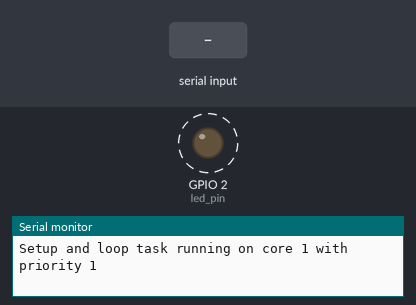
Recording of a sketch running on a simulated ESP32. Shown: output pins drawn as LEDs (lit = HIGH), the last lines printed to the serial monitor. Dashed ring = blinking. The test bench sets the inputs (shaded band).

Above: at 1.75 s.
2.1 s: "5\n" received over Serial
At 3.3 s:
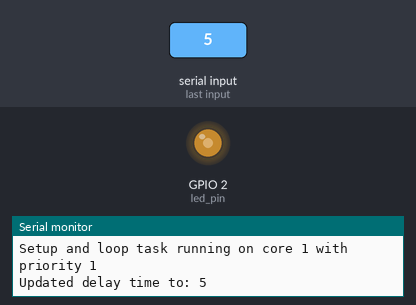
3.7 s: "90,45\n" received over Serial
At 4.2 s:
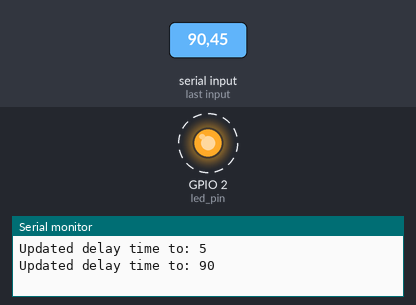
Timing chart, 0 to 12.7 s (numbered marks = the images above; inputs shaded):
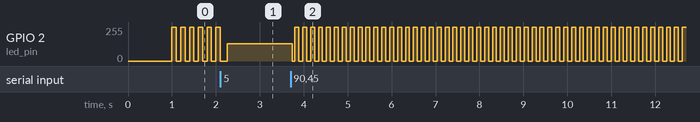

The sketch:

TaskPrioritization_2.ino
```cpp
/*Program that uses one task to blink the lED and one task to control the blinking rate of the LED
When you enter a number the blinking led should now be delayed by that time
*/
#if CONFIG_FREERTOS_UNICORE
static const BaseType_t app_cpu = 0;
#else
static const BaseType_t app_cpu = 1;
#endif

// Pins
static const int led_pin = 2;
static int led_delay = 100;
static const int BUF_LEN = 10;
//String
const char msg[] = "Barkadeer brig Arr booty rum. ";

//Task Handles
static TaskHandle_t task_flicker_LED = NULL;
static TaskHandle_t task_LED_Speed = NULL;

//Tasks
void flicker_LED(void *parameters) {

  //Print string to Terminal
  while (1) {
    digitalWrite(2, HIGH);
    vTaskDelay(led_delay / portTICK_PERIOD_MS);
    digitalWrite(2, LOW);
    vTaskDelay(led_delay / portTICK_PERIOD_MS);
  }
}

void set_LED_Speed(void *parameter) {
  char str[BUF_LEN] = { '\0' };
  memset(str, 0, BUF_LEN);
  char c;
  int count = 0;
  while (1) {
    while (Serial.available() > 0) {
      c = Serial.read();
      if (c == '\n') {
        led_delay = atoi(str);
        Serial.print("Updated delay time to: ");
        Serial.println(led_delay);
        memset(str, 0, BUF_LEN);
        count = 0;
      } else {

        if (count < BUF_LEN - 1) {
          str[count] = c;
          count++;
        }
      }
    }
    vTaskDelay(100 / portTICK_PERIOD_MS);
  }
}


void setup() {
  Serial.begin(115200);
  vTaskDelay(1000 / portTICK_PERIOD_MS);
  pinMode(led_pin, OUTPUT);
  Serial.print("Setup and loop task running on core ");
  Serial.print(xPortGetCoreID());
  Serial.print(" with priority ");
  Serial.println(uxTaskPriorityGet(NULL));

  //(function to be called, name of task, stack size (bytes in arduino), parameter to pass to function, task priority, task handle, which core for task)
  xTaskCreatePinnedToCore(flicker_LED, "Flicker LED", 1024, NULL, 1, &task_flicker_LED, app_cpu);
  xTaskCreatePinnedToCore(set_LED_Speed, "SET LED SPEED", 1024, NULL, 1, &task_LED_Speed, app_cpu);
  vTaskDelete(NULL);
}

void loop() {
}
```

Measured:
- after the input at 3.7 s, GPIO 2 (led_pin): alternates 255/255 for 0.09 s and 0/255 for 0.09 s, starting at once
- by itself, GPIO 2 (led_pin): alternates 255/255 for 0.10 s and 0/255 for 0.10 s
